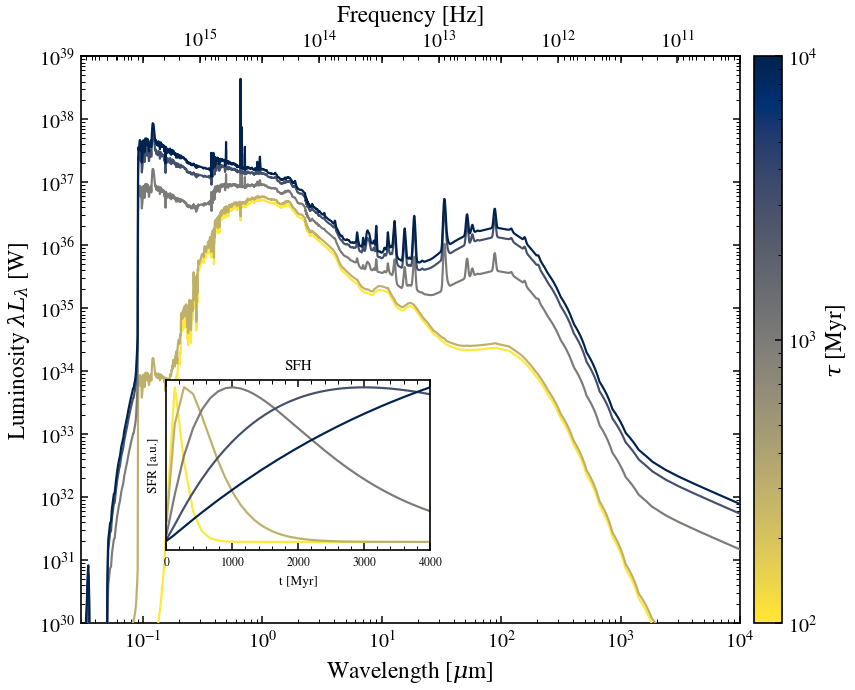

Reproduce this figure in Python.
"""
GRAHSP SFH figure reproduction: delayed-tau galaxy SED sweep
=============================================================

Reproduction of the star-formation-history overview figure of Buchner et al.
(2024, GRAHSP): galaxy SEDs for a delayed-:math:`\\tau` SFH
(:math:`\\mathrm{SFR}\\propto t\\,e^{-t/\\tau}`, CIGALE ``sfh_delayed``) whose
cutoff timescale :math:`\\tau` is swept from 100 Myr (yellow; SFR truncates
early, old-star-dominated) to 10 Gyr (dark blue; continuously rising, young,
nebular- and dust-rich). Minimal attenuation E(B-V)=0.01 is applied. The inset
shows the corresponding star-formation histories.
"""

import os

os.environ["TF_CPP_MIN_LOG_LEVEL"] = "2"

import warnings

import jax.numpy as jnp
import matplotlib.pyplot as plt
import numpy as np
from matplotlib import cm, colors

import tengri
from tengri import FIXED, Fixed, SEDModel
from tengri.analysis.plotting import setup_style

setup_style()
warnings.filterwarnings("ignore", message=".*BakedInBackend.*")

C_NM_HZ = 2.99792458e17
ERG_TO_W = 1e-7
SSP_PATH = "data/ssp_prsc_miles_chabrier_wNE_logGasU-3.0_logGasZ0.0.h5"

ssp = tengri.load_ssp(SSP_PATH)
wave_aa = jnp.logspace(np.log10(300.0), np.log10(1.0e8), 3500)  # 0.03 um - 1e4 um
wave_um = np.asarray(wave_aa) / 1e4

AGE_GYR = 4.0
tau_grid_myr = np.array([100.0, 300.0, 1000.0, 3000.0, 10000.0])
norm = colors.LogNorm(vmin=100.0, vmax=10000.0)
cmap = cm.get_cmap("cividis_r")

fig, ax = plt.subplots(figsize=(7.4, 6.0))
axin = ax.inset_axes([0.13, 0.13, 0.40, 0.30])

for tau_myr in tau_grid_myr:
    model = SEDModel.build(
        ssp_data=ssp,
        sfh={
            "type": "delayed",
            "*": FIXED,
            "tau_gyr": tau_myr / 1e3,
            "age_gyr": AGE_GYR,
            "log_total_mass": 10.5,
        },
        dust={
            "type": "two_component",
            "law_bc": "calzetti",
            "*": FIXED,
            "tau_bc": 0.03,
            "tau_diff": 0.01,
            "emission": {"type": "dale2014", "*": FIXED},
        },
        redshift=Fixed(0.01),
    )
    params = model.spec.get_fixed_values()
    rest = model.predict_rest_sed(params, wave_aa)  # (wave, L_nu) erg/s/Hz
    lnu = np.asarray(rest[1] if isinstance(rest, tuple) or np.ndim(rest) == 2 else rest)
    lam_Llam_W = lnu * (C_NM_HZ / (np.asarray(wave_aa) * 0.1)) * ERG_TO_W
    ax.plot(wave_um, lam_Llam_W, color=cmap(norm(tau_myr)), lw=1.3, zorder=3)

    sfh = model.predict_sfh(params)
    t_gyr = np.asarray(sfh["t_gyr"])  # lookback time: 0 = present, AGE_GYR = formation
    sfr = np.asarray(sfh["sfr_full"])
    # Convert to time-since-formation (present at right, as in the paper) and
    # normalise to the peak ("a.u.") so each tau's shape is visible.
    t_since = (AGE_GYR - t_gyr) * 1e3  # Myr
    keep = (t_since >= 0) & (t_gyr <= AGE_GYR)
    axin.plot(t_since[keep], sfr[keep] / sfr.max(), color=cmap(norm(tau_myr)), lw=1.3)

ax.set_xscale("log")
ax.set_yscale("log")
ax.set_xlim(0.03, 1e4)
ax.set_ylim(1e30, 1e39)
ax.set_xlabel(r"Wavelength [$\mu$m]")
ax.set_ylabel(r"Luminosity $\lambda L_\lambda$ [W]")

axin.set_xlim(0, AGE_GYR * 1e3)
axin.set_title("SFH", fontsize=9)
axin.set_xlabel("t [Myr]", fontsize=8)
axin.set_ylabel("SFR [a.u.]", fontsize=8)
axin.tick_params(labelsize=7)
axin.set_yticks([])

secax = ax.secondary_xaxis(
    "top", functions=(lambda x: C_NM_HZ / 1e3 / x, lambda nu: C_NM_HZ / 1e3 / nu)
)
secax.set_xlabel("Frequency [Hz]")

sm = cm.ScalarMappable(norm=norm, cmap=cmap)
cbar = fig.colorbar(sm, ax=ax, fraction=0.05, pad=0.02)
cbar.set_label(r"$\tau$ [Myr]")

fig.tight_layout()
plt.show()
